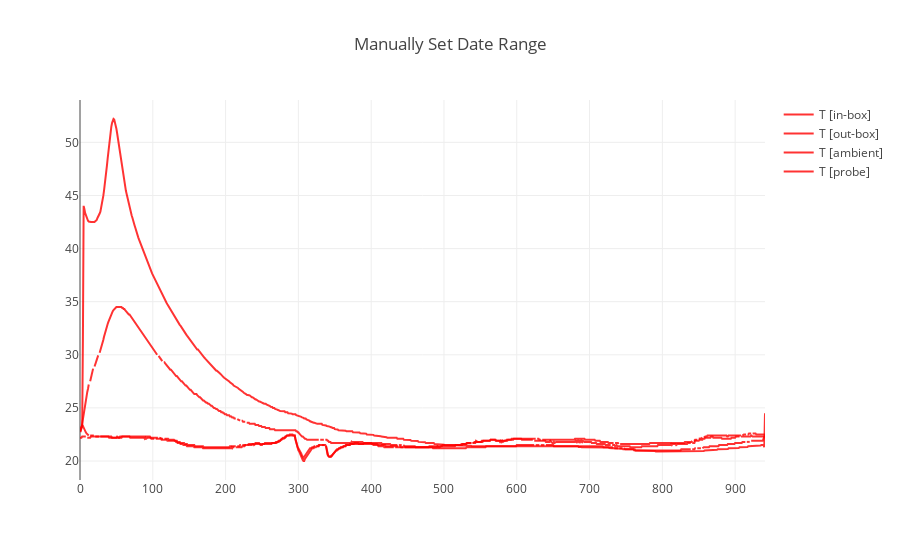

Write notebook code for a chart like this one.
### Code cell
#T [in-box] 	T [out-box] 	T [ambient] 	T [probe]

trace_in = go.Scatter(x=temp.index, y=temp['T [in-box]'], name = "T [in-box]", line = dict(color = 'red'), opacity = 0.8)
trace_out = go.Scatter(x=temp.index, y=temp['T [out-box]'], name = "T [out-box]", line = dict(color = 'red'), opacity = 0.8)
trace_ambient = go.Scatter(x=temp.index, y=temp['T [ambient]'], name = "T [ambient]", line = dict(color = 'red'), opacity = 0.8)
trace_probe = go.Scatter(x=temp.index, y=temp['T [probe]'], name = "T [probe]", line = dict(color = 'red'), opacity = 0.8)

#temp_data = [trace_in]
temp_data = [trace_in, trace_out, trace_ambient, trace_probe]

layout = dict(
    title = "Manually Set Date Range",
    xaxis = dict(
        range = ['2016-07-01',
                 '2016-12-31'])
)

fig = dict(data=temp_data, layout=layout)
iplot(fig, filename = "Manually Set Range")

### Figure 1 — Plotly figure (JSON) as saved in the notebook; plotly's stock layout.template omitted (floating-point values rounded to 4 significant figures; data arrays with more than 128 entries replaced by an {"elided": "..."} marker saying what was removed)
{"data": [{"line": {"color": "red"}, "name": "T [in-box]", "opacity": 0.8, "type": "scatter", "x": {"elided": "942 int values"}, "y": {"elided": "942 float values"}}, {"line": {"color": "red"}, "name": "T [out-box]", "opacity": 0.8, "type": "scatter", "x": {"elided": "942 int values"}, "y": {"elided": "942 float values"}}, {"line": {"color": "red"}, "name": "T [ambient]", "opacity": 0.8, "type": "scatter", "x": {"elided": "942 int values"}, "y": {"elided": "942 float values"}}, {"line": {"color": "red"}, "name": "T [probe]", "opacity": 0.8, "type": "scatter", "x": {"elided": "942 int values"}, "y": {"elided": "942 float values"}}], "layout": {"title": "Manually Set Date Range", "xaxis": {"range": ["2016-07-01", "2016-12-31"]}}}
